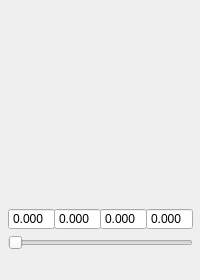
  <widget class="QDockWidget" name="colorDockWidget">
   <property name="minimumSize">
    <size>
     <width>200</width>
     <height>280</height>
    </size>
   </property>
   <property name="maximumSize">
    <size>
     <width>200</width>
     <height>280</height>
    </size>
   </property>
   <property name="features">
    <set>QDockWidget::DockWidgetFloatable|QDockWidget::DockWidgetMovable</set>
   </property>
   <property name="allowedAreas">
    <set>Qt::RightDockWidgetArea</set>
   </property>
   <property name="windowTitle">
    <string>Start Color</string>
   </property>
   <attribute name="dockWidgetArea">
    <number>2</number>
   </attribute>
   <widget class="QWidget" name="dockWidgetContents_3">
    <widget class="QSlider" name="colorAlphaSlider">
     <property name="geometry">
      <rect>
       <x>8</x>
       <y>232</y>
       <width>185</width>
       <height>22</height>
      </rect>
     </property>
     <property name="maximum">
      <number>255</number>
     </property>
     <property name="tracking">
      <bool>true</bool>
     </property>
     <property name="orientation">
      <enum>Qt::Horizontal</enum>
     </property>
     <property name="invertedAppearance">
      <bool>false</bool>
     </property>
     <property name="invertedControls">
      <bool>false</bool>
     </property>
     <property name="tickPosition">
      <enum>QSlider::NoTicks</enum>
     </property>
    </widget>
    <widget class="QDoubleSpinBox" name="colorSpinBoxR">
     <property name="geometry">
      <rect>
       <x>8</x>
       <y>208</y>
       <width>47</width>
       <height>22</height>
      </rect>
     </property>
     <property name="wrapping">
      <bool>false</bool>
     </property>
     <property name="frame">
      <bool>true</bool>
     </property>
     <property name="readOnly">
      <bool>true</bool>
     </property>
     <property name="buttonSymbols">
      <enum>QAbstractSpinBox::NoButtons</enum>
     </property>
     <property name="keyboardTracking">
      <bool>true</bool>
     </property>
     <property name="decimals">
      <number>3</number>
     </property>
     <property name="minimum">
      <double>0.000000000000000</double>
     </property>
     <property name="maximum">
      <double>1.000000000000000</double>
     </property>
     <property name="value">
      <double>0.000000000000000</double>
     </property>
    </widget>
    <widget class="QDoubleSpinBox" name="colorSpinBoxG">
     <property name="geometry">
      <rect>
       <x>54</x>
       <y>208</y>
       <width>47</width>
       <height>22</height>
      </rect>
     </property>
     <property name="readOnly">
      <bool>true</bool>
     </property>
     <property name="buttonSymbols">
      <enum>QAbstractSpinBox::NoButtons</enum>
     </property>
     <property name="decimals">
      <number>3</number>
     </property>
     <property name="minimum">
      <double>0.000000000000000</double>
     </property>
     <property name="maximum">
      <double>1.000000000000000</double>
     </property>
    </widget>
    <widget class="QDoubleSpinBox" name="colorSpinBoxB">
     <property name="geometry">
      <rect>
       <x>100</x>
       <y>208</y>
       <width>47</width>
       <height>22</height>
      </rect>
     </property>
     <property name="readOnly">
      <bool>true</bool>
     </property>
     <property name="buttonSymbols">
      <enum>QAbstractSpinBox::NoButtons</enum>
     </property>
     <property name="decimals">
      <number>3</number>
     </property>
     <property name="minimum">
      <double>0.000000000000000</double>
     </property>
     <property name="maximum">
      <double>1.000000000000000</double>
     </property>
    </widget>
    <widget class="QDoubleSpinBox" name="colorSpinBoxA">
     <property name="geometry">
      <rect>
       <x>146</x>
       <y>208</y>
       <width>47</width>
       <height>22</height>
      </rect>
     </property>
     <property name="readOnly">
      <bool>true</bool>
     </property>
     <property name="buttonSymbols">
      <enum>QAbstractSpinBox::NoButtons</enum>
     </property>
     <property name="decimals">
      <number>3</number>
     </property>
     <property name="minimum">
      <double>0.000000000000000</double>
     </property>
     <property name="maximum">
      <double>1.000000000000000</double>
     </property>
    </widget>
   </widget>
  </widget>
